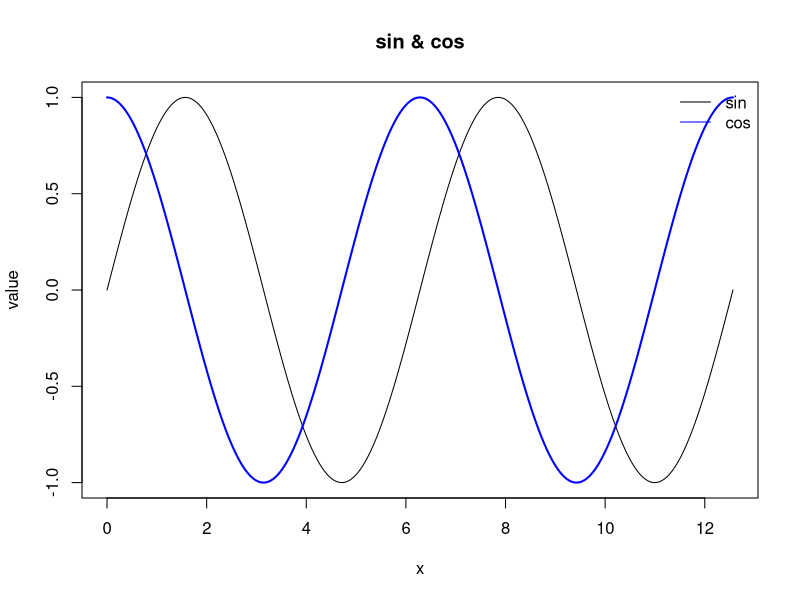

This chart was generated by the following R code:
# MATH163 – Week 01: Answers

suppressPackageStartupMessages(library(here))
set.seed(163)

# [1-TY-1]
x <- seq(0, 4*pi, by = 0.01*pi)
plot(x, sin(x), type = "l", xlab = "x", ylab = "value", main = "sin & cos")
lines(x, cos(x), col = "blue", lwd = 2)
legend("topright", c("sin","cos"), lty = 1, col = c("black","blue"), bty = "n")

# [1-TY-2]
g <- function(u) u^2 + u + 1
g(5); g(c(1,2,3))

# [1-TY-3]
f <- function(u) exp(-u^2/2)/sqrt(2*pi)
x1 <- seq(-5,5, by = 0.1);  trap1 <- sum(f(x1)) * 0.1
x2 <- seq(-5,5, by = 0.01); trap2 <- sum(f(x2)) * 0.01
trap1; trap2  # should be close to 1.0; note that the finer grid is NOT closer to 1

# Use trapezium rule to see the difference:
options(digits = 17)
f <- function(u) dnorm(u)
trap <- function(f, a, b, h) {
  x <- seq(a, b, by = h)
  h * (0.5*f(x[1]) + sum(f(x[-c(1,length(x))])) + 0.5*f(x[length(x)]))
}
trap(f, -5, 5, h = 0.1)
trap(f, -5, 5, h = 0.01)

# [1-TY-4]
x2 <- seq(1, 20, by = 2)
fx <- (x2^3 - 1)
d1 <- diff(fx) / diff(x2)
d2 <- diff(d1) / diff((x2[-1] + x2[-length(x2)])/2)
d2[1:5]
# For a cubic, second difference grows roughly linearly; positive indicates convexity.
